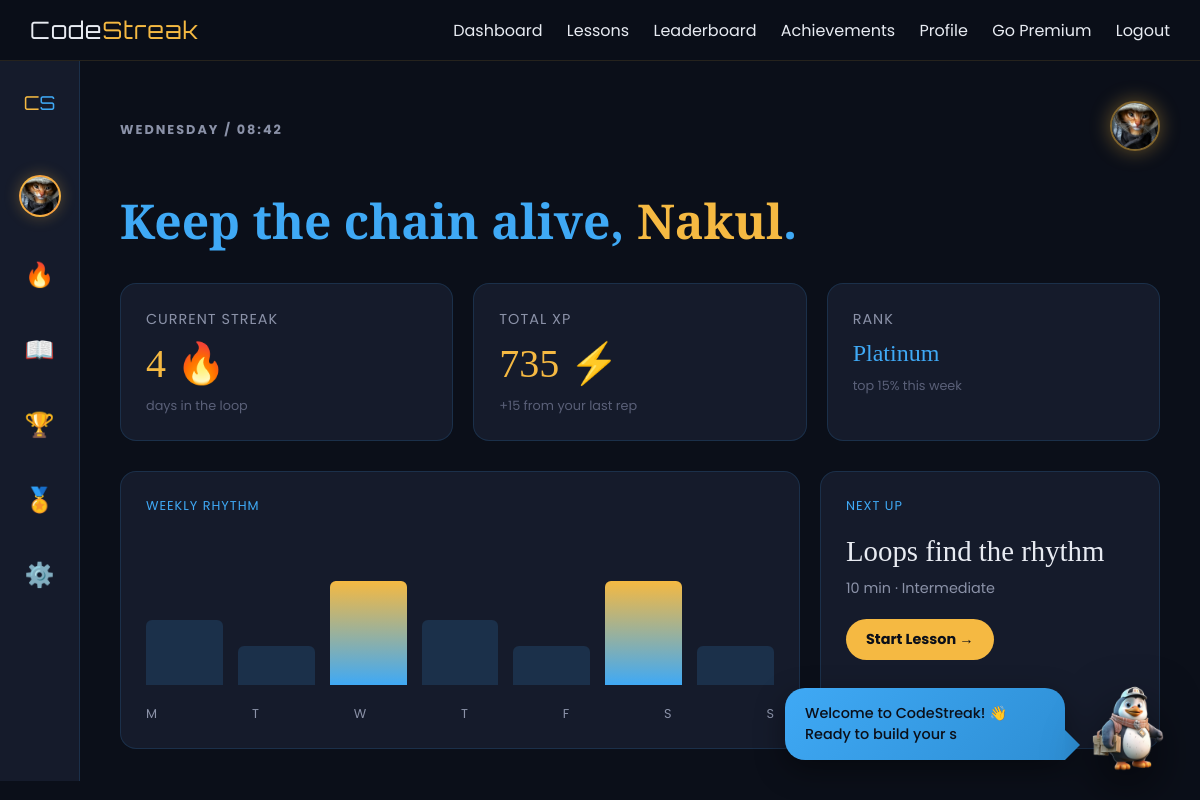
The app's page /dashboard (signed in) with its own data.
### tables this page shows
CREATE TABLE users (
    id INTEGER PRIMARY KEY AUTOINCREMENT,
    username TEXT UNIQUE NOT NULL,
    email TEXT UNIQUE NOT NULL,
    password_hash TEXT NOT NULL,
    security_question TEXT,
    security_answer TEXT,
    streak INTEGER DEFAULT 0,
    streak_charge INTEGER DEFAULT 1,
    total_points INTEGER DEFAULT 0,
    weekly_points INTEGER DEFAULT 0,
    rank TEXT DEFAULT 'Bronze',
    premium INTEGER DEFAULT 0,
    achievements TEXT DEFAULT '[]',
    profile_picture TEXT,
    bio TEXT DEFAULT '',
    learning_goal TEXT DEFAULT 'Learning Python',
    avatar_emoji TEXT DEFAULT '🐉',
    created_at TIMESTAMP DEFAULT CURRENT_TIMESTAMP
);

### app.py (the view)
@app.route('/dashboard')
def dashboard():
    if 'user_id' not in session:
        return redirect(url_for('login'))
    update_streak(session['user_id'])
    update_user_rank(session['user_id'])
    check_achievements(session['user_id'])
    conn = get_db()
    cur = conn.cursor()
    cur.execute("SELECT * FROM users WHERE id = ?", (session['user_id'],))
    user = cur.fetchone()
    cur.execute("SELECT * FROM lessons ORDER BY order_index ASC")
    lessons = cur.fetchall()
    cur.close()
    conn.close()
    return render_template('dashboard.html', user=user, lessons=lessons)

### app.py (called while the page is built)
def get_db():
    conn = sqlite3.connect(DATABASE, detect_types=sqlite3.PARSE_DECLTYPES)
    conn.row_factory = sqlite3.Row
    return conn

def update_user_rank(user_id):
    conn = get_db()
    cur = conn.cursor()
    cur.execute("SELECT total_points FROM users WHERE id = ?", (user_id,))
    user = cur.fetchone()
    if not user:
        cur.close()
        conn.close()
        return None
    xp = user['total_points']
    if xp >= 450:
        new_rank = 'Platinum'
    elif xp >= 300:
        new_rank = 'Gold'
    elif xp >= 100:
        new_rank = 'Silver'
    else:
        new_rank = 'Bronze'
    cur.execute("UPDATE users SET `rank` = ? WHERE id = ?", (new_rank, user_id))
    conn.commit()
    cur.close()
    conn.close()
    return new_rank

### templates/dashboard.html (shortened to what this page needs)
{% extends 'base.html' %}
{% block content %}
<div class="dash-layout">
    <div class="sidebar">
        <div class="sidebar-logo">C<span>S</span></div>
        <a href="{{ url_for('profile') }}" class="sidebar-avatar" title="Your Profile">
            {% if user['profile_picture'] %}
                <img src="{{ url_for('static', filename='uploads/' + user['profile_picture']) }}"
                     alt="Profile"
                     style="width: 100%; height: 100%; border-radius: 50%; object-fit: cover;">
            {% else %}
                {{ user['username'][0]|upper }}
            {% endif %}
        </a>
        <a href="{{ url_for('dashboard') }}" class="sidebar-icon active">🔥</a>
        <a href="{{ url_for('lessons') }}" class="sidebar-icon">📖</a>
        <a href="{{ url_for('leaderboard') }}" class="sidebar-icon">🏆</a>
        <a href="{{ url_for('achievements') }}" class="sidebar-icon">🏅</a>
        <a href="{{ url_for('settings') }}" class="sidebar-icon">⚙️</a>
    </div>
    <div class="dash-main">
        <div class="dash-header">
            <p class="dash-date">WEDNESDAY / 08:42</p>
                            <a href="{{ url_for('profile') }}" class="user-avatar-link" title="Go to Profile">
                    {% if user['profile_picture'] %}
                        <img src="{{ url_for('static', filename='uploads/' + user['profile_picture']) }}"
                             alt="Profile"
                             class="user-avatar-img">
                    {% else %}
                        <div class="user-avatar">{{ user['username'][0]|upper }}</div>
                    {% endif %}
                </a>
        </div>
        <h1 class="dash-hello">Keep the chain alive, <span>{{ user['username'] }}</span>.</h1>
        <div class="stat-grid">
            <div class="stat-card">
                <div class="stat-label">Current streak</div>
                <div class="stat-value">{{ user['streak'] }} 🔥</div>
                <div class="stat-sub">days in the loop</div>
            </div>
            <div class="stat-card">
                <div class="stat-label">Total XP</div>
                <div class="stat-value">{{ user['total_points'] }} ⚡</div>
                <div class="stat-sub">+15 from your last rep</div>
            </div>
            <div class="stat-card">
                <div class="stat-label">Rank</div>
                <div class="stat-value small">{{ user['rank'] }}</div>
                <div class="stat-sub">top 15% this week</div>
            </div>
        </div>
        <div class="bottom-grid">
            <div class="bottom-card">
                <div class="card-title">WEEKLY RHYTHM</div>
                <div class="rhythm-chart">
                    <div class="rhythm-bar medium"></div>
                    <div class="rhythm-bar"></div>
                    <div class="rhythm-bar high"></div>
                    <div class="rhythm-bar medium"></div>
                    <div class="rhythm-bar"></div>
                    <div class="rhythm-bar high"></div>
                    <div class="rhythm-bar"></div>
                </div>
                <div style="display: flex; justify-content: space-between; margin-top: 10px;">
                    <span class="rhythm-day">M</span>
                    <span class="rhythm-day">T</span>
                    <span class="rhythm-day">W</span>
                    <span class="rhythm-day">T</span>
                    <span class="rhythm-day">F</span>
                    <span class="rhythm-day">S</span>
                    <span class="rhythm-day">S</span>
                </div>
            </div>
            <div class="bottom-card">
                <div class="card-title">NEXT UP</div>
                <div>
                    <div class="next-up-lesson">Loops find the rhythm</div>
                    <div class="next-up-meta">10 min · Intermediate</div>
                    <a href="{{ url_for('lesson', lesson_id=3) }}" class="next-up-btn">Start Lesson →</a>
                </div>
            </div>
        </div>
    </div>
</div>
{% endblock %}

### templates/base.html (style rules this page uses)
:root { --near-black: #0B0F19; --azure-blue: #3FA9F5; --amber-gold: #F5B942; --emerald: #2ED9A5; --off-white: #E8EBF2; --surface: #151B2B; --surface-2: #1E2538; --champion-blue: #0B0F19; --lavender-tonic: #3FA9F5; --exotic-orange: #F5B942; --dirty-white: #E8EBF2; --ink: #0B0F19; --paper: #E8EBF2; --yellow: #F5B942; --red: #3FA9F5; --beige: #3FA9F5; --dark: #0B0F19; font-family: 'Poppins', sans-serif; color: var(--off-white); background: var(--near-black); }
* { box-sizing: border-box; margin: 0; padding: 0; }
html { min-height: 100%; background: var(--near-black); scroll-behavior: smooth; }
body { margin: 0; min-height: 100%; background: var(--near-black); overflow-x: hidden; font-family: 'Poppins', sans-serif; color: var(--off-white); }

### templates/dashboard.html (style rules this page uses)
.dash-layout { display: flex; height: calc(100vh - 80px); background: #0B0F19; }
.sidebar { width: 80px; background: #151B2B; display: flex; flex-direction: column; align-items: center; padding: 30px 0; gap: 40px; border-right: 1px solid rgba(63, 169, 245, 0.15); }
.sidebar-logo { font-family: 'Orbitron', sans-serif; font-size: 1.2rem; color: var(--amber-gold); margin-bottom: 20px; }
.sidebar-logo span { color: var(--azure-blue); }
.sidebar-icon { color: #8B92A8; font-size: 1.5rem; cursor: pointer; transition: 0.3s; text-decoration: none; }
.sidebar-icon:hover, .sidebar-icon.active { color: var(--amber-gold); }
.sidebar-avatar { width: 42px; height: 42px; border-radius: 50%; background: linear-gradient(135deg, var(--amber-gold), #F5893D); color: var(--near-black); display: flex; justify-content: center; align-items: center; font-family: 'Playfair Display', serif; font-weight: 700; font-size: 1.2rem; text-decoration: none; transition: all 0.3s ease; box-shadow: 0 0 15px rgba(245, 185, 66, 0.3); border: 2px solid rgba(245, 185, 66, 0.4); cursor: pointer; }
.dash-main { flex: 1; padding: 40px; overflow-y: auto; }
.dash-header { display: flex; justify-content: space-between; align-items: center; margin-bottom: 30px; }
.dash-date { color: #8B92A8; text-transform: uppercase; letter-spacing: 2px; font-size: 0.8rem; font-weight: 700; }
.dash-hello { font-family: 'Playfair Display', serif; font-size: 3rem; color: var(--azure-blue); margin-bottom: 30px; }
.dash-hello span { color: var(--amber-gold); }
.user-avatar-link { text-decoration: none; display: inline-block; transition: transform 0.3s ease; }
.user-avatar-img { width: 50px; height: 50px; border-radius: 50%; object-fit: cover; border: 2px solid rgba(245, 185, 66, 0.5); box-shadow: 0 0 20px rgba(245, 185, 66, 0.4); transition: all 0.3s ease; }
.stat-grid { display: grid; grid-template-columns: repeat(auto-fit, minmax(220px, 1fr)); gap: 20px; margin-bottom: 30px; }
.stat-card { background: #151B2B; padding: 25px; border-radius: 16px; border: 1px solid rgba(63, 169, 245, 0.15); }
.stat-label { color: #8B92A8; font-size: 0.9rem; margin-bottom: 10px; text-transform: uppercase; letter-spacing: 1px; }
.stat-value { font-family: 'Playfair Display', serif; font-size: 2.5rem; color: var(--amber-gold); margin-bottom: 10px; }
.stat-value.small { font-size: 1.5rem; color: var(--azure-blue); }
.stat-sub { color: #5A6078; font-size: 0.8rem; }
.bottom-grid { display: grid; grid-template-columns: 2fr 1fr; gap: 20px; }
.bottom-card { background: #151B2B; padding: 25px; border-radius: 16px; border: 1px solid rgba(63, 169, 245, 0.15); }
.card-title { color: var(--azure-blue); font-size: 0.8rem; text-transform: uppercase; letter-spacing: 1px; margin-bottom: 20px; }
.rhythm-chart { display: flex; align-items: flex-end; gap: 15px; height: 150px; padding-top: 20px; }
.rhythm-bar { flex: 1; background: rgba(63, 169, 245, 0.15); border-radius: 6px 6px 0 0; position: relative; height: 30%; transition: 0.3s; }
.rhythm-bar.high { background: linear-gradient(180deg, var(--amber-gold), var(--azure-blue)); height: 80%; }
.rhythm-bar.medium { height: 50%; }
.rhythm-day { text-align: center; color: #8B92A8; font-size: 0.8rem; margin-top: 10px; }
.next-up-lesson { font-family: 'Playfair Display', serif; font-size: 1.8rem; color: var(--off-white); margin-bottom: 10px; }
.next-up-meta { color: #8B92A8; font-size: 0.9rem; margin-bottom: 20px; }
.next-up-btn { display: inline-block; background: var(--amber-gold); color: var(--near-black); padding: 10px 20px; border-radius: 30px; text-decoration: none; font-weight: 700; font-size: 0.9rem; transition: 0.3s; }

### records on screen
users: profile_picture (picture), username "Nakul", streak "4", total_points "735", rank "Platinum"
